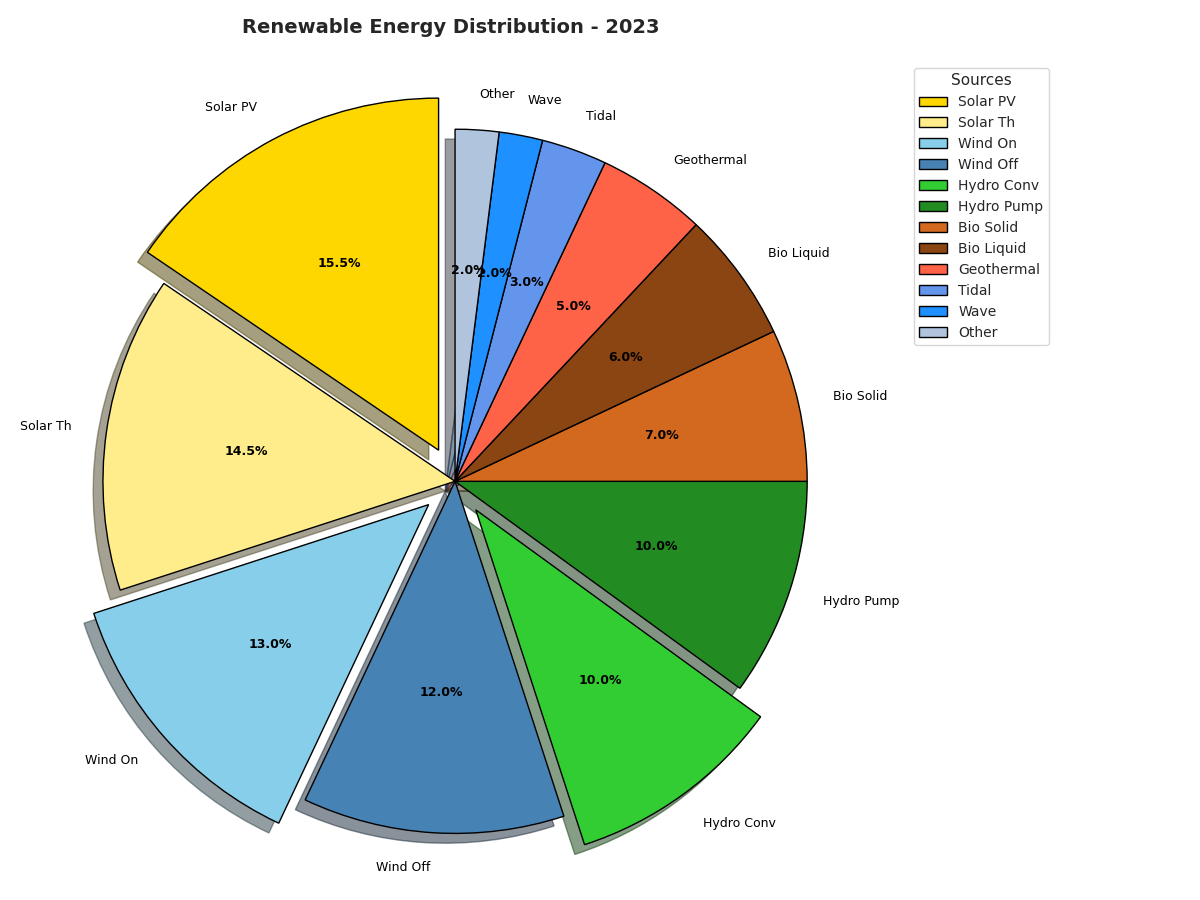

Recreate this plot in Python.
import matplotlib.pyplot as plt

energy_sources = [
    'Solar PV', 'Solar Th', 
    'Wind On', 'Wind Off', 
    'Hydro Conv', 'Hydro Pump', 
    'Bio Solid', 'Bio Liquid',
    'Geothermal', 'Tidal', 'Wave', 'Other'
]

percentages = [15.5, 14.5, 13, 12, 10, 10, 7, 6, 5, 3, 2, 2]

colors = [
    '#FFD700', '#FFEC8B', # Solar
    '#87CEEB', '#4682B4', # Wind
    '#32CD32', '#228B22', # Hydropower
    '#D2691E', '#8B4513', # Biomass
    '#FF6347', '#6495ED', # Geothermal, Tidal
    '#1E90FF', '#B0C4DE'  # Wave, Others
]

explode = (0.1, 0, 0.1, 0, 0.1, 0, 0, 0, 0, 0, 0, 0)

plt.figure(figsize=(12, 9))
wedges, texts, autotexts = plt.pie(
    percentages, labels=energy_sources, autopct='%1.1f%%', startangle=90,
    colors=colors, explode=explode, wedgeprops={'edgecolor': 'black'}, shadow=True
)

for text in texts + autotexts:
    text.set_fontsize(9)
    text.set_color('black')
for autotext in autotexts:
    autotext.set_fontweight('bold')

plt.title('Renewable Energy Distribution - 2023', fontsize=14, fontweight='bold', pad=20)

plt.legend(
    wedges, energy_sources, title="Sources", loc='upper right', bbox_to_anchor=(1.2, 1),
    fontsize=10, title_fontsize='11'
)

plt.axis('equal')
plt.tight_layout(rect=[0, 0, 0.9, 1])

plt.show()
